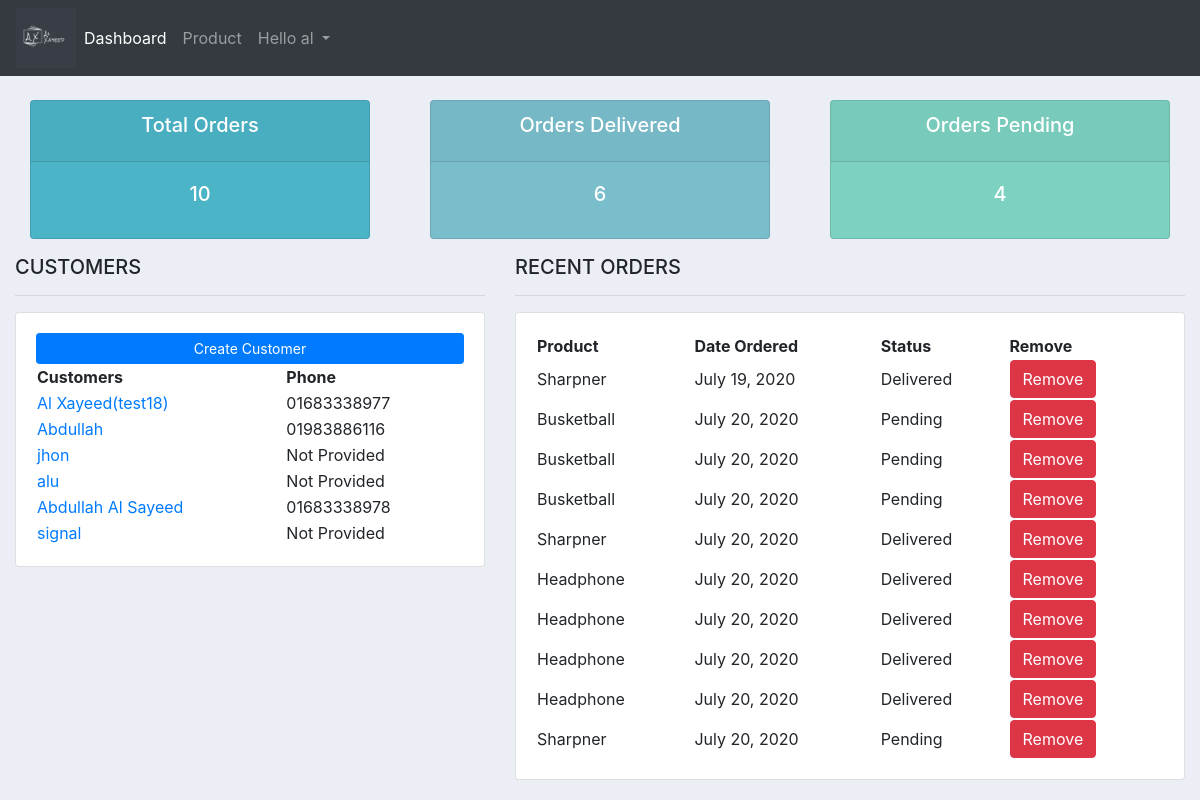
The app's page / (signed in), older data.
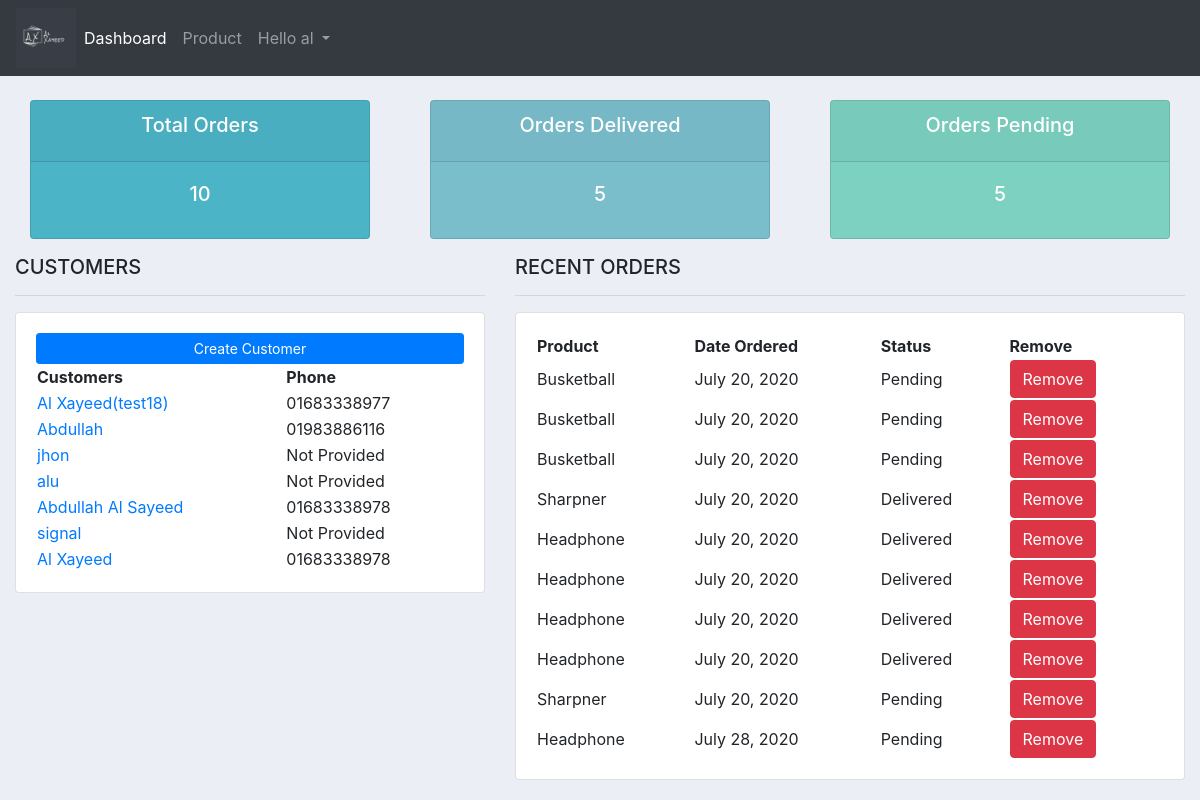
The same page, newer data.
### accounts/models.py (models this page shows, shortened)
class Customer(models.Model):
    user = models.OneToOneField(User, null=True, on_delete=models.CASCADE)
    name = models.CharField(max_length=200, null=True)
    phone = models.CharField(max_length=15, null=True)
    email = models.CharField(max_length=50, null=True)
    profile_pic = models.ImageField(default="default.jpeg", null=True, blank=True)
    date_joined = models.DateTimeField(auto_now_add=True, null=True, blank= True)

class Order(models.Model):
    STATUS = (
        ('Pending', 'Pending'),
        ('Out of Stock', 'Stock Out'),
        ('Delivered', 'Delivered'),
    )
    customer = models.ForeignKey(Customer,null=True, on_delete=models.CASCADE) #Order will be deleted if the customer is deleted
    product = models.ForeignKey(Product, null=True,on_delete=models.SET_NULL) #if the Product is deleted,order will remain same with a null value for product
    date_ordered = models.DateTimeField(auto_now_add=True, null=True)
    status = models.CharField(max_length=50, null=True, choices=STATUS)
    note = models.CharField(max_length=500, null=True)

class Product(models.Model):
    CATAGORY = (
        ('Indoor', 'Indoor'),
        ('Outdoor', 'Out door')
    )
    name = models.CharField(max_length=100, null=True)
    price = models.FloatField(null=True)
    catagory = models.CharField(max_length=100, choices=CATAGORY, null=True)
    description = models.CharField(max_length=200, null=True)
    date_created = models.DateTimeField(auto_now_add=True)
    tags = models.ManyToManyField(Tag)
    def __str__(self):
        return self.name

### accounts/decorators.py (the view)
        def wrapper_func(request, *args, **kwargs):
            group = None
            if request.user.groups.exists():
                group = request.user.groups.all()[0].name
            if group == 'customer':
                return redirect('user_home')
            if group == 'admin':
                return view_func(request, *args, **kwargs)

### accounts/views.py (called while the page is built)
@login_required(login_url='login')
@admin_only
def home(request):
    orders = Order.objects.all()
    customers = Customer.objects.all()
    total_customers = customers.count()
    total_orders = orders.count()
    delivered = orders.filter(status='Delivered').count()
    pending = orders.filter(status='Pending').count()
    context = {'orders': orders, 'customers': customers, 'total_orders': total_orders , 'delivered': delivered, 'pending' : pending}
    return render(request, 'accounts/index.html', context)

### accounts/templates/accounts/index.html (shortened to what this page needs)
{% extends 'accounts/base.html' %}
{% block content %}
{% include 'accounts/status.html' %}
<div class="row">
    <div class="col-md-5">
        <h5>CUSTOMERS</h5>
        <hr>
        <div class="card card-body">
            <a class="btn btn-primary btn-sm btn-block" href="">Create Customer</a>
            <table table table-sm>
                <tr>
                    <th>Customers</th>
                    <th>Phone</th>
                </tr>
                {% for i in customers %}
                <tr>
                    <td><a style="text-decoration: none;" href="{% url 'customer' i.id %}">
                        {% if i.name %}{{ i.name }}
                        {% else %}{{ i.user }}</a></td>
                        {% endif %}
                    <td>{% if i.phone %}{{ i.phone }}
                        {% else %}{{ 'Not Provided' }}</a></td>
                        {% endif %}</td>
                </tr>
                {% endfor %}
            </table>
        </div>
    </div>
    <div class="col-md-7">
        <h5>RECENT ORDERS</h5>
        <hr>
        <div class="card card-body">
            <table table table-sm>
                <tr>
                    <th>Product</th>
                    <th>Date Ordered</th>
                    <th>Status</th>
                    <th>Remove</th>
                </tr>
                {% for i in orders %}
                <tr>
                    <td>{{ i.product }}</td>
                    <td>{{ i.date_ordered.date }}</td>
                    <td>{{ i.status }}</td>
                    <td><a class="btn btn-danger" href="{% url 'delete_order' i.id %}"> Remove</td>
                </tr>
                {% endfor %}
            </table>
        </div>
    </div>
</div>
{% endblock %}

### accounts/templates/accounts/base.html (shortened to what this page needs)
{% load static %}
<!DOCTYPE html>
<html lang="en">
<head>
    <link rel="stylesheet" href="https://stackpath.bootstrapcdn.com/bootstrap/4.5.0/css/bootstrap.min.css">
    <link rel="stylesheet" href="{% static '/css/main.css'%}">
	<link rel="stylesheet" href="https://use.fontawesome.com/releases/v5.6.1/css/all.css">
</head>
<body>
    {% include 'accounts/navbar.html' %}
    <div class="container-fluid">
    {% block content %}
    {% endblock %}
</div>
</body>
</html>

### accounts/templates/accounts/navbar.html (shortened to what this page needs)
{% load static %}
<nav class="navbar navbar-expand-lg navbar-dark bg-dark">
    <img src="{% static '/img/logo.png' %}"  alt="CRM" id="logo">
    <div class="collapse navbar-collapse" id="navbarNav">
      {% if request.user.is_staff %}
      <ul class="navbar-nav">
        <li class="nav-item active">
          <a class="nav-link" href="{% url 'home' %}">Dashboard <span class="sr-only">(current)</span></a>
        </li>
        <li class="nav-item">
          <a class="nav-link" href="{% url 'product' %}">Product</a>
        </li>
      {% endif %}
      <li class="nav-item dropdown navbar-nav ml-auto">
        <a class="nav-link dropdown-toggle" href="#" id="navbarDropdown" role="button" data-toggle="dropdown" aria-haspopup="true" aria-expanded="false">
        {% if user %}
        Hello {{ request.user }}
        {% endif %}
        </a>
      </li>
    </div>
  </nav>

### accounts/templates/accounts/status.html
<br>
<div class="row">
    <div class="col">
        <div class="col-md">
            <div class="card text-center text-white mb-3" id="total-orders">
                <div class="card-header">
                    <h5 class="card-title"> Total Orders</h5>
                </div>
                <div class="card-body">
                    <h5 class="card-title">{{ total_orders }}</h5>
                </div>
            </div>
        </div>
    </div>
    <div class="col">
        <div class="col-md">
            <div class="card text-center text-white mb-3" id="orders-delivered">
                <div class="card-header">
                    <h5 class="card-title"> Orders Delivered </h5>
                </div>
                <div class="card-body">
                    <h5 class="card-title">{{delivered}}</h5>
                </div>
            </div>
        </div>
    </div>
    <div class="col">
        <div class="col-md">
            <div class="card text-center text-white mb-3" id="orders-pending">
                <div class="card-header">
                    <h5 class="card-title"> Orders Pending</h5>
                </div>
                <div class="card-body">
                    <h5 class="card-title">{{pending}}</h5>
                </div>
            </div>
        </div>
    </div>
</div>

### static/css/main.css (style rules this page uses)
#logo { max-width: 60px; max-height: 60px; }
body { background-color: #ebeff5; }
#total-orders { background-color: #4cb4c7; }
#orders-delivered { background-color: #7abecc; }
#orders-pending { background-color: #7CD1C0; }

Row changes from the older to the newer data that the page shows:
removed Order: product "Sharpner", date_ordered "July 19, 2020", status "Delivered"
added Customer: name "Al Xayeed", phone "01683338978"
added Order: product "Headphone", date_ordered "July 28, 2020", status "Pending"
Text that changed along with them:
{{ delivered }}: "6" → "5"
{{ pending }}: "4" → "5"
